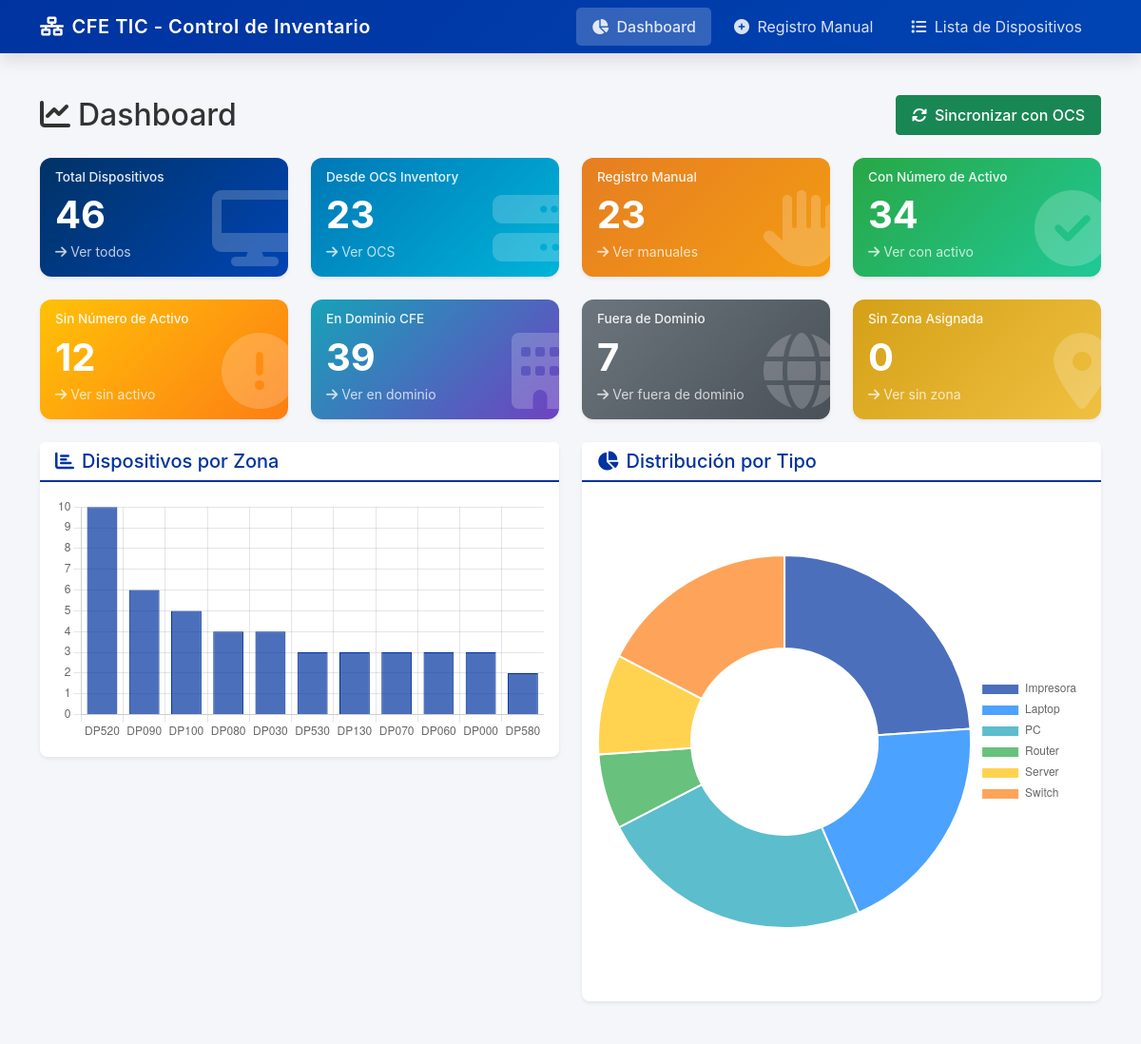
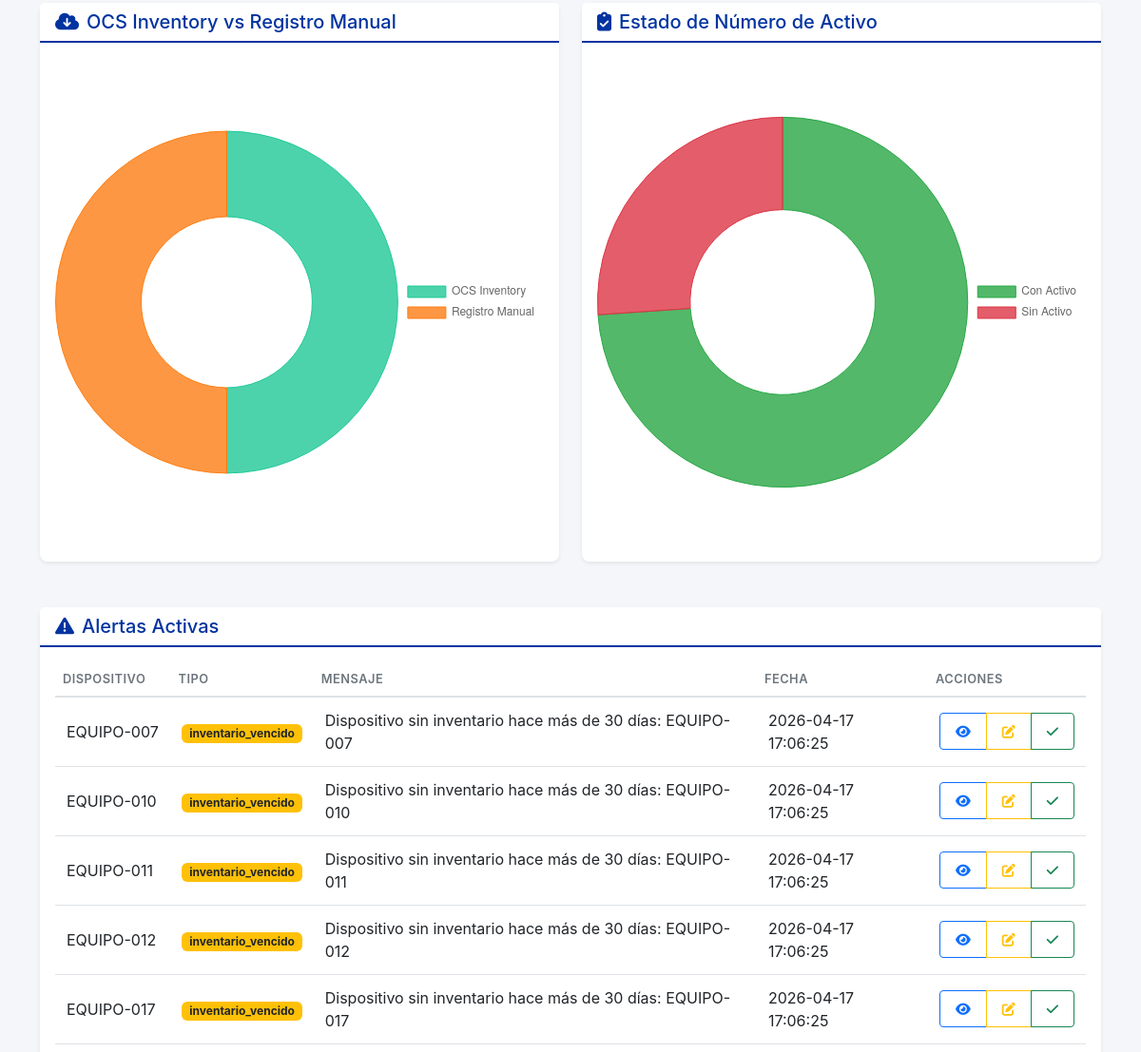
Page /dashboard (upper part) on the earlier database version (2 pictures, top to bottom).
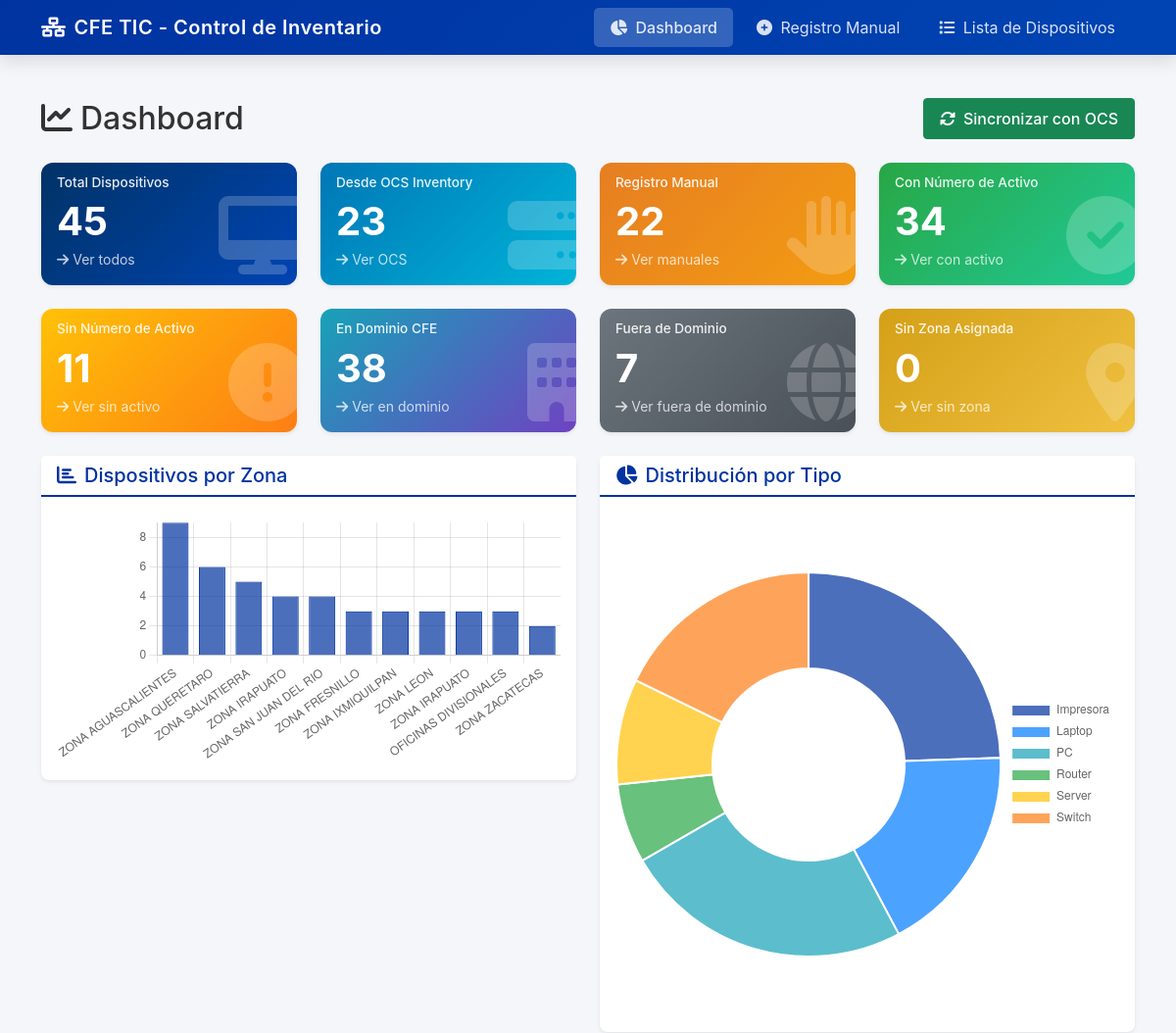
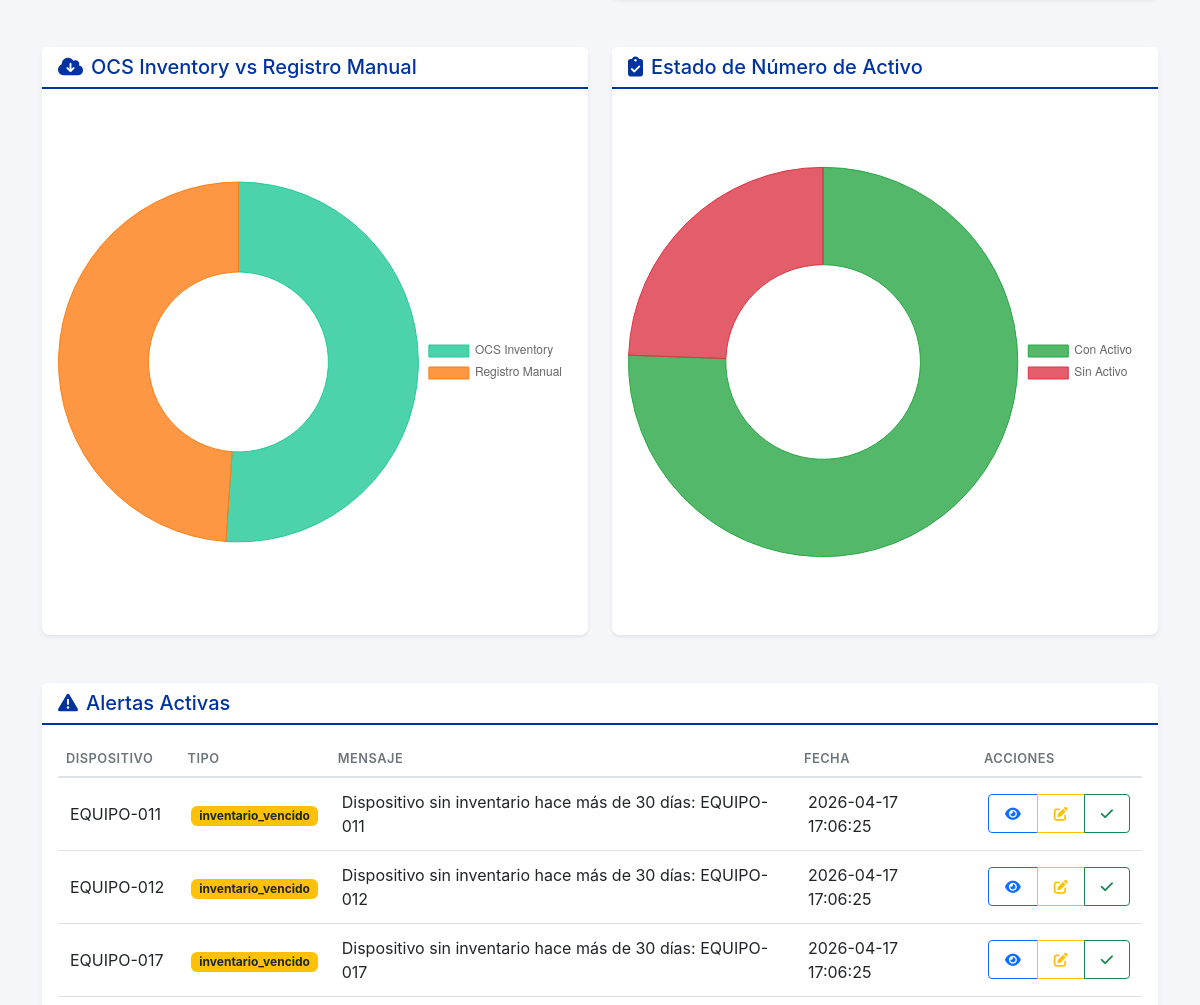
Same page on the later database version (2 pictures, top to bottom).
### tables this page shows
CREATE TABLE ALERTAS (
                    id INTEGER PRIMARY KEY AUTOINCREMENT,
                    dispositivo_id INTEGER,
                    tipo_alerta TEXT,
                    mensaje TEXT,
                    fecha TIMESTAMP DEFAULT CURRENT_TIMESTAMP,
                    resuelta BOOLEAN DEFAULT 0,
                    FOREIGN KEY (dispositivo_id) REFERENCES DISPOSITIVOS(id)
                );

CREATE TABLE DISPOSITIVOS (
                    id INTEGER PRIMARY KEY AUTOINCREMENT,
                    mac_address TEXT UNIQUE,
                    ip_address TEXT,
                    nombre_host TEXT,
                    numero_serie TEXT,
                    modelo TEXT,
                    tipo TEXT,
                    origen TEXT DEFAULT 'OCS',
                    numero_activo TEXT,
                    cve_zona TEXT,
                    coordenadas_gps TEXT,
                    area_pertenencia TEXT,
                    dominio BOOLEAN DEFAULT 0,
                    fecha_registro TIMESTAMP DEFAULT CURRENT_TIMESTAMP,
                    fecha_ultimo_inventario TIMESTAMP, numero_inventario TEXT,
                    FOREIGN KEY (cve_zona) REFERENCES ZONAS(cve_zona)
                );

### app.py (the view)
@app.route('/dashboard')
def dashboard():
    try:
        conn = get_connection()
        conn.row_factory = sqlite3.Row
        cursor = conn.cursor()
        cursor.execute("SELECT COUNT(*) as total FROM DISPOSITIVOS")
        total_dispositivos = cursor.fetchone()['total']
        cursor.execute("""
            SELECT origen, COUNT(*) as count
            FROM DISPOSITIVOS
            GROUP BY origen
        """)
        origen_rows = cursor.fetchall()
        count_by_origen = {row['origen']: row['count'] for row in origen_rows}
        total_ocs    = count_by_origen.get('OCS', 0)
        total_manual = count_by_origen.get('MANUAL', 0)
        cursor.execute("""
            SELECT tipo, COUNT(*) as count
            FROM DISPOSITIVOS
            GROUP BY tipo
        """)
        count_by_tipo = {row['tipo']: row['count'] for row in cursor.fetchall()}
        cursor.execute("""
            SELECT
                SUM(CASE WHEN numero_activo IS NOT NULL AND numero_activo != '' THEN 1 ELSE 0 END) as con_activo,
                SUM(CASE WHEN numero_activo IS NULL OR numero_activo = '' THEN 1 ELSE 0 END) as sin_activo
            FROM DISPOSITIVOS
        """)
        activo_data = cursor.fetchone()
        con_activo = activo_data['con_activo'] or 0
        sin_activo = activo_data['sin_activo'] or 0
        cursor.execute("""
            SELECT
                SUM(CASE WHEN dominio = 1 THEN 1 ELSE 0 END) as en_dominio,
                SUM(CASE WHEN dominio = 0 THEN 1 ELSE 0 END) as fuera_dominio
            FROM DISPOSITIVOS
        """)
        dominio_data = cursor.fetchone()
        en_dominio = dominio_data['en_dominio'] or 0
        fuera_dominio = dominio_data['fuera_dominio'] or 0
        cursor.execute("""
            SELECT d.cve_zona, z.nombre_zona, COUNT(d.id) as count
            FROM DISPOSITIVOS d
            LEFT JOIN ZONAS z ON d.cve_zona = z.cve_zona
            GROUP BY d.cve_zona
            ORDER BY count DESC
        """)
        dispositivos_por_zona = [dict(row) for row in cursor.fetchall()]
        cursor.execute("""
            SELECT COUNT(*) as total FROM DISPOSITIVOS
            WHERE cve_zona IS NULL OR cve_zona = ''
        """)
        sin_zona = cursor.fetchone()['total']
        alertas = obtener_alertas(resueltas=False)
        conn.close()
        return render_template(
            'dashboard.html',
            total_dispositivos=total_dispositivos,
            total_ocs=total_ocs,
            total_manual=total_manual,
            sin_zona=sin_zona,
            count_by_tipo=count_by_tipo,
            con_activo=con_activo,
            sin_activo=sin_activo,
            en_dominio=en_dominio,
            fuera_dominio=fuera_dominio,
            dispositivos_por_zona=dispositivos_por_zona,
            alertas=alertas,
            zonas=ZONAS_CFE
        )
    except Exception as e:
        app.logger.error(f"Error en dashboard: {e}")
        return render_template('dashboard.html', error=str(e))

### models.py (called while the page is built)
def get_connection():
    return sqlite3.connect(config.DATABASE_PATH)

### templates/dashboard.html (shortened to what the changed rows need)
{% extends "base.html" %}
{% block content %}
<div class="dashboard">
    <div class="d-flex justify-content-between align-items-center mb-4">
        <h2 class="mb-0">
            <i class="fas fa-chart-line me-2"></i>Dashboard
        </h2>
    </div>
    <div class="row mb-4">
        <div class="col-md-3">
            <a href="{{ url_for('dispositivos') }}" class="text-decoration-none stat-card-link">
            <div class="card stat-card stat-total stat-clickable">
                <div class="card-body">
                    <div class="stat-icon"><i class="fas fa-desktop"></i></div>
                    <h6 class="card-subtitle mb-2">Total Dispositivos</h6>
                    <h2 class="card-title mb-0">{{ total_dispositivos }}</h2>
                    <small class="mt-1 d-block" style="opacity:0.75;"><i class="fas fa-arrow-right me-1"></i>Ver todos</small>
                </div>
            </div>
            </a>
        </div>
        <div class="col-md-3">
            <a href="{{ url_for('dispositivos') }}?origen=OCS" class="text-decoration-none stat-card-link">
            <div class="card stat-card stat-ocs stat-clickable">
                <div class="card-body">
                    <h2 class="card-title mb-0">{{ total_ocs }}</h2>
                </div>
            </div>
            </a>
        </div>
        <div class="col-md-3">
            <a href="{{ url_for('dispositivos') }}?origen=MANUAL" class="text-decoration-none stat-card-link">
            <div class="card stat-card stat-manual stat-clickable">
                <div class="card-body">
                    <div class="stat-icon"><i class="fas fa-hand-paper"></i></div>
                    <h6 class="card-subtitle mb-2">Registro Manual</h6>
                    <h2 class="card-title mb-0">{{ total_manual }}</h2>
                    <small class="mt-1 d-block" style="opacity:0.75;"><i class="fas fa-arrow-right me-1"></i>Ver manuales</small>
                </div>
            </div>
            </a>
        </div>
        <div class="col-md-3">
            <a href="{{ url_for('dispositivos') }}?activo=con" class="text-decoration-none stat-card-link">
            <div class="card stat-card stat-con-activo stat-clickable">
                <div class="card-body">
                    <h2 class="card-title mb-0">{{ con_activo }}</h2>
                </div>
            </div>
            </a>
        </div>
    </div>
    <div class="row mb-4">
        <div class="col-md-3">
            <a href="{{ url_for('dispositivos') }}?activo=sin" class="text-decoration-none stat-card-link">
            <div class="card stat-card stat-sin-activo stat-clickable">
                <div class="card-body">
                    <div class="stat-icon"><i class="fas fa-exclamation-circle"></i></div>
                    <h6 class="card-subtitle mb-2">Sin Número de Activo</h6>
                    <h2 class="card-title mb-0">{{ sin_activo }}</h2>
                    <small class="mt-1 d-block" style="opacity:0.75;"><i class="fas fa-arrow-right me-1"></i>Ver sin activo</small>
                </div>
            </div>
            </a>
        </div>
        <div class="col-md-3">
            <a href="{{ url_for('dispositivos') }}?dominio=1" class="text-decoration-none stat-card-link">
            <div class="card stat-card stat-dominio stat-clickable">
                <div class="card-body">
                    <div class="stat-icon"><i class="fas fa-building"></i></div>
                    <h6 class="card-subtitle mb-2">En Dominio CFE</h6>
                    <h2 class="card-title mb-0">{{ en_dominio }}</h2>
                    <small class="mt-1 d-block" style="opacity:0.75;"><i class="fas fa-arrow-right me-1"></i>Ver en dominio</small>
                </div>
            </div>
            </a>
        </div>
        <div class="col-md-3">
            <a href="{{ url_for('dispositivos') }}?dominio=0" class="text-decoration-none stat-card-link">
            <div class="card stat-card stat-fuera-dominio stat-clickable">
                <div class="card-body">
                    <h2 class="card-title mb-0">{{ fuera_dominio }}</h2>
                </div>
            </div>
            </a>
        </div>
        <div class="col-md-3">
            <a href="{{ url_for('dispositivos') }}?sin_zona=1" class="text-decoration-none stat-card-link">
            <div class="card stat-card stat-sin-zona stat-clickable">
                <div class="card-body">
                    <h2 class="card-title mb-0">{{ sin_zona }}</h2>
                </div>
            </div>
            </a>
        </div>
    </div>
    <div class="row mb-4">
        <div class="col-md-6 mb-4">
            <div class="card">
                <div class="card-body">
                    <canvas id="chartZonas"></canvas>
                </div>
            </div>
        </div>
        <div class="col-md-6 mb-4">
            <div class="card">
                <div class="card-body">
                    <canvas id="chartTipos"></canvas>
                </div>
            </div>
        </div>
    </div>
    <div class="row mb-4">
        <div class="col-md-6 mb-4">
            <div class="card">
                <div class="card-body">
                    <canvas id="chartOrigen"></canvas>
                </div>
            </div>
        </div>
        <div class="col-md-6 mb-4">
            <div class="card">
                <div class="card-body">
                    <canvas id="chartActivo"></canvas>
                </div>
            </div>
        </div>
    </div>
    <div class="card">
        <div class="card-body">
            {% if alertas and alertas|length > 0 %}
            <div class="table-responsive">
                <table class="table table-hover">
                    <thead>
                        <tr>
                            <th>Dispositivo</th>
                            <th>Tipo</th>
                            <th>Mensaje</th>
                            <th>Fecha</th>
                            <th>Acciones</th>
                        </tr>
                    </thead>
                    <tbody>
                        {% for alerta in alertas %}
                        <tr>
                            <td>{{ alerta.nombre_host or 'N/A' }}</td>
                            <td><span class="badge bg-warning text-dark">{{ alerta.tipo_alerta }}</span></td>
                            <td>{{ alerta.mensaje }}</td>
                            <td>{{ alerta.fecha }}</td>
                            <td>
                                <div class="btn-group btn-group-sm">
                                    {% if alerta.dispositivo_id %}
                                    <a href="{{ url_for('detalle_dispositivo', dispositivo_id=alerta.dispositivo_id) }}"
                                       class="btn btn-outline-primary" title="Ver dispositivo">
                                        <i class="fas fa-eye"></i>
                                    </a>
                                    <a href="{{ url_for('editar_dispositivo', dispositivo_id=alerta.dispositivo_id) }}"
                                       class="btn btn-outline-warning" title="Editar dispositivo">
                                        <i class="fas fa-edit"></i>
                                    </a>
                                    {% endif %}
                                    <a href="{{ url_for('resolver_alerta_route', alerta_id=alerta.id) }}"
                                       class="btn btn-outline-success" title="Marcar como resuelta">
                                        <i class="fas fa-check"></i>
                                    </a>
                                </div>
                            </td>
                        </tr>
                        {% endfor %}
                    </tbody>
                </table>
            </div>
            {% else %}
            <div class="text-center py-4">
                <i class="fas fa-check-circle text-success fa-3x mb-3"></i>
                <p class="text-muted">No hay alertas activas</p>
            </div>
            {% endif %}
        </div>
    </div>
</div>
{% endblock %}

Differences in the rows shown:
no longer on this page (row edited): ALERTAS: nombre_host "EQUIPO-007", tipo_alerta "inventario_vencido", mensaje "Dispositivo sin inventario hace más de 30 días: EQUIPO-007", fecha "2026-04-17 17:06:25"
no longer on this page (row edited): ALERTAS: nombre_host "EQUIPO-010", tipo_alerta "inventario_vencido", mensaje "Dispositivo sin inventario hace más de 30 días: EQUIPO-010", fecha "2026-04-17 17:06:25"
Other differences:
{{ total_dispositivos }}: "46" → "45"
{{ total_manual }}: "23" → "22"
{{ sin_activo }}: "12" → "11"
{{ en_dominio }}: "39" → "38"
chart data {{ count_by_tipo | tojson }}: {"Impresora": 11, "Laptop": 9, "PC": 11, "Router": 3, "Server": 4, "Switch": 8} → {"Impresora": 11, "Laptop": 8, "PC": 11, "Router": 3, "Server": 4, "Switch": 8}
chart data {{ total_manual }}: 23 → 22
chart data {{ sin_activo }}: 12 → 11
